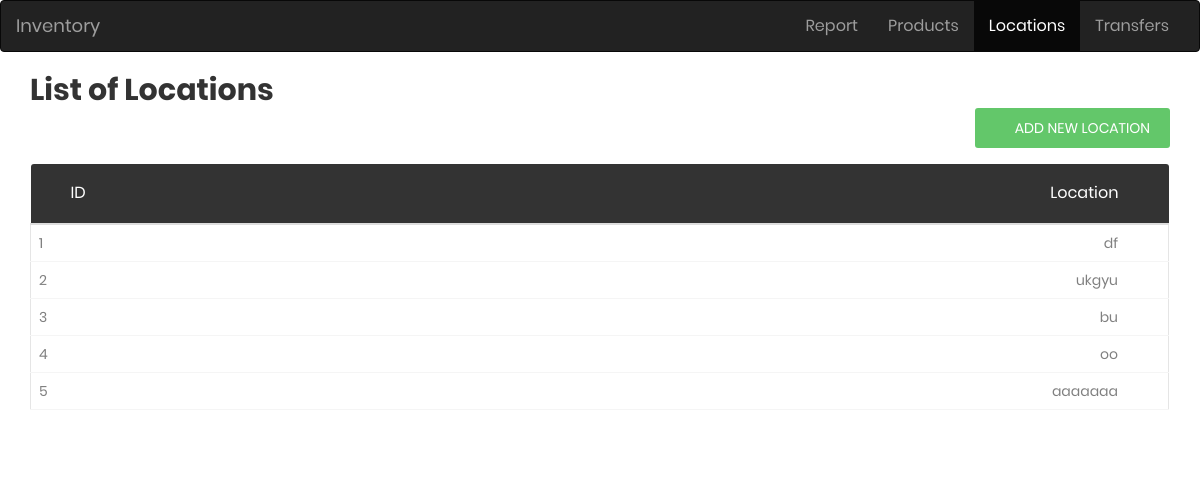
The page /locationn on the database as committed earlier.
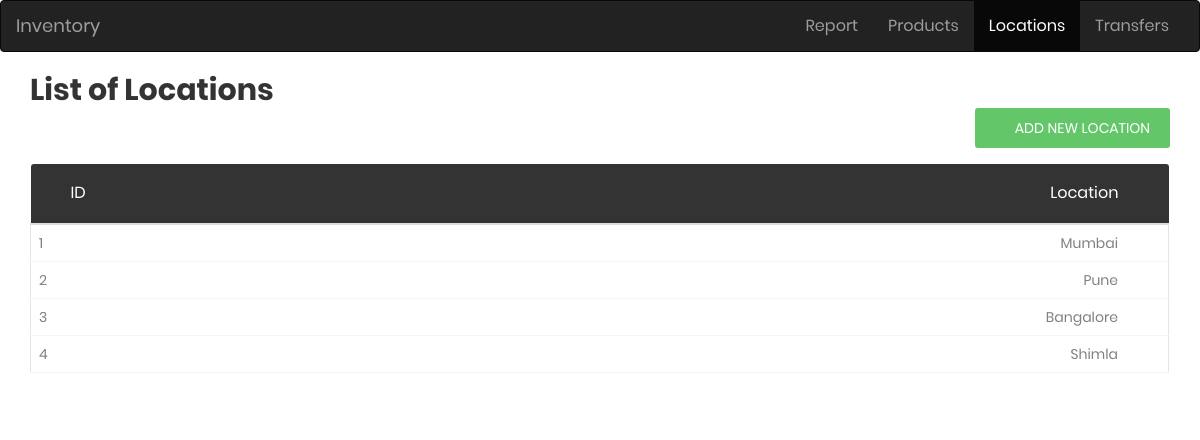
The same page on the database as committed later.
### tables this page shows
CREATE TABLE locationn (
    location_id INTEGER PRIMARY KEY AUTOINCREMENT,
    location_name TEXT NOT NULL UNIQUE
);

### app.py (the view, shortened to what this page needs)
@app.route('/locationn', methods=('GET', 'POST'))
def locationn():
    conn = get_db_connection()
    locationn = conn.execute('SELECT * FROM locationn').fetchall()
    conn.close()
    return render_template('locationn.html', locationn=locationn)

### app.py (called while the page is built)
def get_db_connection():
    conn = sqlite3.connect('database.db')
    conn.row_factory = sqlite3.Row
    return conn

### templates/locationn.html (shortened to what this page needs)
{% extends 'base.html' %}
{% block content %}
    <nav class="navbar navbar-inverse">
        <div class="container-fluid">
          <div class="navbar-header">
            <a class="navbar-brand" href="#">Inventory</a>
          </div>
          <ul class="nav navbar-nav" style="float:right">
    <li class=" nav-item"><a href="/">Report</a></li>
          <li><a class="nav-item" href="products">Products</a></li>
          <li  class="active" ><a class="nav-item" href="location">Locations</a></li>
          <li><a class="nav-item" href="transfers">Transfers</a></li>
          </ul>
        </div>
      </nav>
      <div class="container">
    <h2> List of Locations</h2>
    <div style="float:right">
        <a href="#addModal" class="au-btn au-btn-icon au-btn--green au-btn--small" data-toggle="modal"><i class="zmdi zmdi-plus"></i> <span>Add New Location</span></a>
    </div>
    <br>
    <div class="row m-t-30">
        <div class="col-md-12">
            <div class="table-responsive m-b-40">
                <table class="table table-borderless table-data3">
                    <thead>
                        <tr>
                            <th>ID</th>
                            <th>Location</th>
                        </tr>
                    </thead>
                    <tbody>
                        {% for i in locationn %}
                        <tr>
                            <td>{{ i['location_id'] }}</td>
                            <td>{{ i['location_name'] }}</td>
                        </tr>
                        {% endfor %}
                    </tbody>
                </table>
            </div>
        </div>
    </div>
</div>
{% endblock %}

Rows that differ between the two databases and show on the page:
removed locationn: location_id "5", location_name "aaaaaaa"
changed locationn id 1: location_name "df" → "Mumbai"
changed locationn id 2: location_name "ukgyu" → "Pune"
changed locationn id 3: location_name "bu" → "Bangalore"
changed locationn id 4: location_name "oo" → "Shimla"
